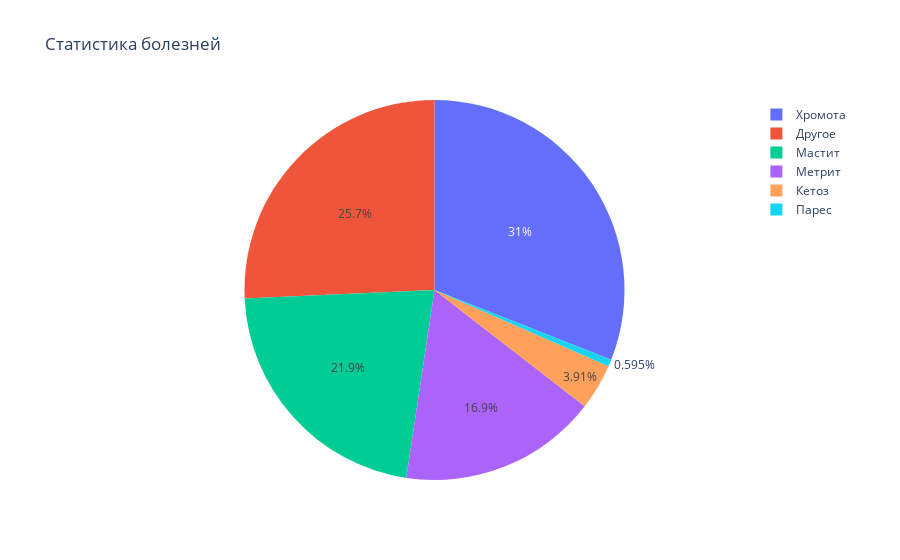

The code cell stored with this chart in its notebook:
### Markdown cell above
# График процентного соотношения болезней

### Code cell
gdf = df[['id','event']]
mast = gdf[gdf['event']=='MAST']
mast_c = mast.count()[0]
lame = gdf[gdf['event']=='LAME']
lame_c = lame.count()[0]
ketos = gdf[gdf['event']=='KETOS']
ketos_c = ketos.count()[0]
metr = gdf[gdf['event']=='METR']
metr_c = metr.count()[0]
pares = gdf[gdf['event']=='PARES']
pares_c = pares.count()[0]
illmisc = gdf[gdf['event']=='ILLMISC']
illmisc_c = illmisc.count()[0]

labels=['Мастит','Хромота','Кетоз','Метрит','Парес','Другое']

values=[mast_c,lame_c,ketos_c,metr_c,pares_c,illmisc_c]

trace=[go.Pie(labels=labels,values=values)]
layout=go.Layout(
    title='Статистика болезней'
)
fig=go.Figure(data=trace,layout=layout)
fig.show()

### Figure 1 — Plotly figure (JSON) as saved in the notebook; plotly's stock layout.template omitted (floating-point values rounded to 4 significant figures)
{"data": [{"labels": ["Мастит", "Хромота", "Кетоз", "Метрит", "Парес", "Другое"], "type": "pie", "values": [8368, 11826, 1494, 6447, 227, 9813]}], "layout": {"title": {"text": "Статистика болезней"}}}
